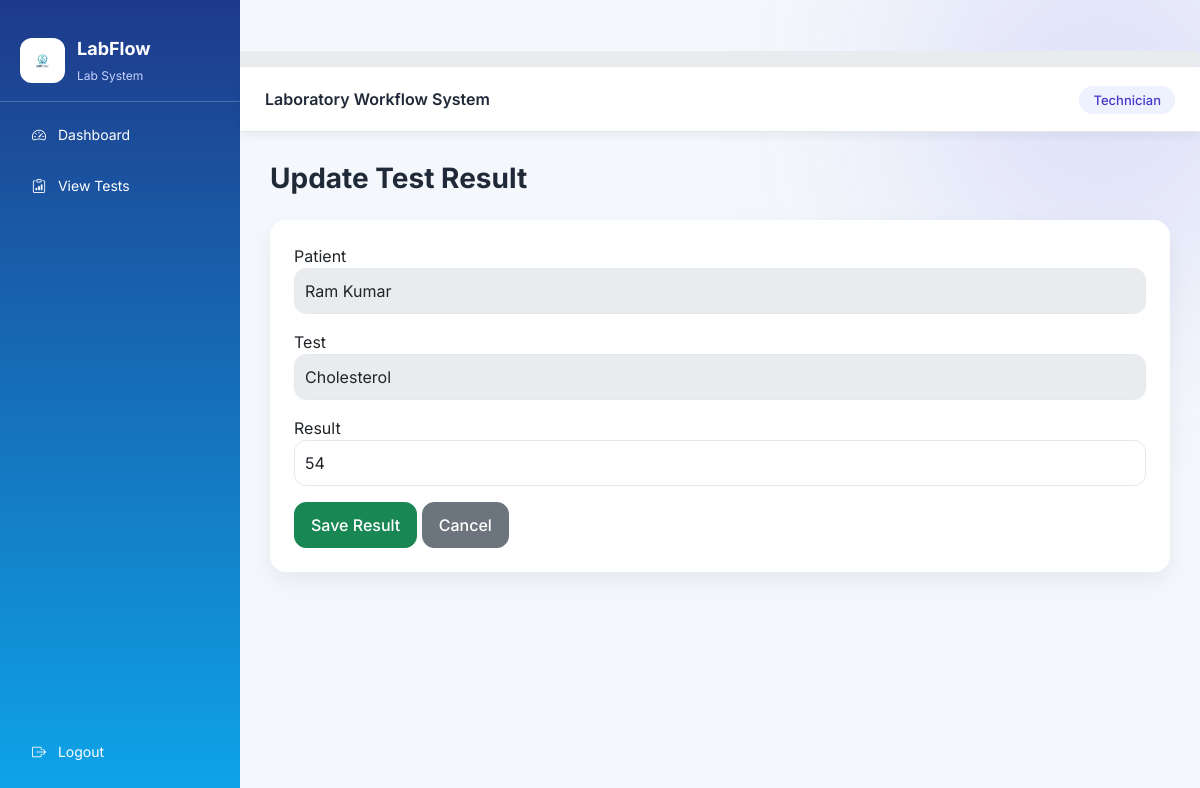
The page /technician/update_test.php?id=4 (signed in) on the database its author committed.
### tables this page shows
CREATE TABLE `sample_test` (
  `sample_test_id` int(11) NOT NULL,
  `sample_id` int(11) DEFAULT NULL,
  `test_id` int(11) DEFAULT NULL,
  `result_value` varchar(50) DEFAULT NULL,
  `performed_at` datetime DEFAULT NULL
);

CREATE TABLE `patient` (
  `patient_id` int(11) NOT NULL,
  `patient_name` varchar(100) NOT NULL,
  `date_of_birth` date DEFAULT NULL,
  `gender` enum('Male','Female','Other') DEFAULT NULL,
  `contact_number` varchar(15) DEFAULT NULL,
  `email` varchar(100) DEFAULT NULL,
  `address` text DEFAULT NULL,
  `registration_date` date NOT NULL
);

CREATE TABLE `test` (
  `test_id` int(11) NOT NULL,
  `test_name` varchar(100) NOT NULL,
  `test_description` text DEFAULT NULL,
  `normal_range` varchar(50) DEFAULT NULL,
  `test_cost` decimal(10,2) DEFAULT NULL
);

### technician/update_test.php (the view, shortened to what this page needs)
<?php
include "../db.php";
include "../header.php";
$id = intval($_GET["id"]);
$stmt = $conn->prepare("
    SELECT st.sample_test_id, p.patient_name, t.test_name, st.result_value
    FROM sample_test st
    JOIN sample s ON st.sample_id = s.sample_id
    JOIN patient p ON s.patient_id = p.patient_id
    JOIN test t ON st.test_id = t.test_id
    WHERE st.sample_test_id = ?
");
$stmt->bind_param("i", $id);
$stmt->execute();
$result = $stmt->get_result();
$data = $result->fetch_assoc();
?>
<h3 class="fw-bold mb-4">Update Test Result</h3>
<div class="card p-4">
<form method="POST">
<div class="mb-3">
<label>Patient</label>
<input type="text" class="form-control"
       value="<?= htmlspecialchars($data['patient_name']) ?>" disabled>
</div>
<div class="mb-3">
<label>Test</label>
<input type="text" class="form-control"
       value="<?= htmlspecialchars($data['test_name']) ?>" disabled>
</div>
<div class="mb-3">
<label>Result</label>
<input type="text" name="result_value" class="form-control"
       value="<?= htmlspecialchars($data['result_value']) ?>" required>
</div>
<button class="btn btn-success">Save Result</button>
<a href="view_tests.php" class="btn btn-secondary">Cancel</a>
</form>
</div>
<?php include "../footer.php"; ?>

### assets/css/style.css (style rules this page uses)
body { font-family: "Inter", "Segoe UI", sans-serif; background:#f4f7fb; color:#1f2937; }
* { transition: background 0.2s ease, transform 0.2s ease, box-shadow 0.2s ease; }
html { scroll-behavior:smooth; }
.card { border:none; border-radius:16px; box-shadow:0 10px 25px rgba(0,0,0,0.06); overflow:hidden; }
.btn { border-radius:12px; padding:10px 16px; font-weight:500; }
.form-control { border-radius:12px; padding:10px; border:1px solid #e5e7eb; }
body::before { content:""; position:fixed; width:300px; height:300px; background:#6366f1; filter:blur(120px); top:-50px; right:-50px; opacity:0.2; z-index:-1; }

### rows shown on the page
sample_test: patient_name "Ram Kumar", test.test_name "Cholesterol", result_value "54"

### other values the page prints
$_SESSION["role"] "Technician"
